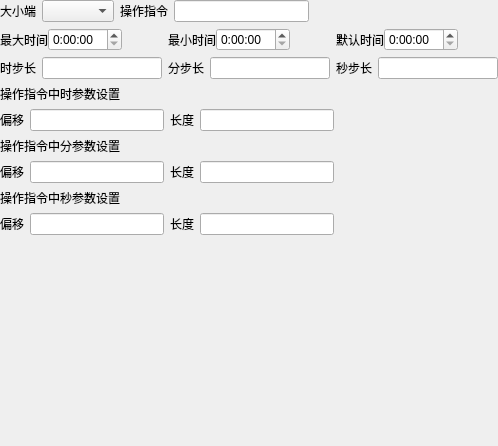
          <widget class="QWidget" name="varTimepage">
           <layout class="QGridLayout" name="gridLayout_4">
            <property name="leftMargin">
             <number>0</number>
            </property>
            <property name="topMargin">
             <number>0</number>
            </property>
            <property name="rightMargin">
             <number>0</number>
            </property>
            <property name="bottomMargin">
             <number>0</number>
            </property>
            <item row="0" column="0">
             <layout class="QHBoxLayout" name="horizontalLayout_140">
              <item>
               <layout class="QHBoxLayout" name="horizontalLayout_110">
                <item>
                 <widget class="QLabel" name="label_134">
                  <property name="enabled">
                   <bool>true</bool>
                  </property>
                  <property name="text">
                   <string>大小端</string>
                  </property>
                 </widget>
                </item>
                <item>
                 <widget class="QComboBox" name="timeEndian"/>
                </item>
               </layout>
              </item>
              <item>
               <layout class="QHBoxLayout" name="horizontalLayout_98">
                <item>
                 <widget class="QLabel" name="label_122">
                  <property name="enabled">
                   <bool>true</bool>
                  </property>
                  <property name="text">
                   <string>操作指令</string>
                  </property>
                 </widget>
                </item>
                <item>
                 <widget class="QLineEdit" name="timeOrder"/>
                </item>
               </layout>
              </item>
              <item>
               <spacer name="horizontalSpacer_40">
                <property name="orientation">
                 <enum>Qt::Horizontal</enum>
                </property>
                <property name="sizeHint" stdset="0">
                 <size>
                  <width>40</width>
                  <height>20</height>
                 </size>
                </property>
               </spacer>
              </item>
             </layout>
            </item>
            <item row="1" column="0">
             <layout class="QHBoxLayout" name="horizontalLayout_127" stretch="0,0,0">
              <property name="spacing">
               <number>6</number>
              </property>
              <item>
               <layout class="QHBoxLayout" name="horizontalLayout_48">
                <property name="spacing">
                 <number>0</number>
                </property>
                <item>
                 <widget class="QLabel" name="label_32">
                  <property name="enabled">
                   <bool>true</bool>
                  </property>
                  <property name="text">
                   <string>最大时间</string>
                  </property>
                 </widget>
                </item>
                <item>
                 <widget class="QTimeEdit" name="timeMaxEdit">
                  <property name="displayFormat">
                   <string>H:mm:ss</string>
                  </property>
                 </widget>
                </item>
                <item>
                 <spacer name="horizontalSpacer_10">
                  <property name="orientation">
                   <enum>Qt::Horizontal</enum>
                  </property>
                  <property name="sizeHint" stdset="0">
                   <size>
                    <width>40</width>
                    <height>20</height>
                   </size>
                  </property>
                 </spacer>
                </item>
               </layout>
              </item>
              <item>
               <layout class="QHBoxLayout" name="horizontalLayout_49">
                <property name="spacing">
                 <number>0</number>
                </property>
                <item>
                 <widget class="QLabel" name="label_33">
                  <property name="enabled">
                   <bool>true</bool>
                  </property>
                  <property name="text">
                   <string>最小时间</string>
                  </property>
                 </widget>
                </item>
                <item>
                 <widget class="QTimeEdit" name="timeMinEdit">
                  <property name="displayFormat">
                   <string>H:mm:ss</string>
                  </property>
                 </widget>
                </item>
                <item>
                 <spacer name="horizontalSpacer_37">
                  <property name="orientation">
                   <enum>Qt::Horizontal</enum>
                  </property>
                  <property name="sizeHint" stdset="0">
                   <size>
                    <width>40</width>
                    <height>20</height>
                   </size>
                  </property>
                 </spacer>
                </item>
               </layout>
              </item>
              <item>
               <layout class="QHBoxLayout" name="horizontalLayout_50">
                <property name="spacing">
                 <number>0</number>
                </property>
                <item>
                 <widget class="QLabel" name="label_34">
                  <property name="enabled">
                   <bool>true</bool>
                  </property>
                  <property name="text">
                   <string>默认时间</string>
                  </property>
                 </widget>
                </item>
                <item>
                 <widget class="QTimeEdit" name="timeEdit">
                  <property name="displayFormat">
                   <string>H:mm:ss</string>
                  </property>
                 </widget>
                </item>
                <item>
                 <spacer name="horizontalSpacer_38">
                  <property name="orientation">
                   <enum>Qt::Horizontal</enum>
                  </property>
                  <property name="sizeHint" stdset="0">
                   <size>
                    <width>40</width>
                    <height>20</height>
                   </size>
                  </property>
                 </spacer>
                </item>
               </layout>
              </item>
             </layout>
            </item>
            <item row="2" column="0">
             <layout class="QHBoxLayout" name="horizontalLayout_52">
              <item>
               <layout class="QHBoxLayout" name="horizontalLayout_12">
                <item>
                 <widget class="QLabel" name="label_35">
                  <property name="enabled">
                   <bool>true</bool>
                  </property>
                  <property name="text">
                   <string>时步长</string>
                  </property>
                 </widget>
                </item>
                <item>
                 <widget class="QLineEdit" name="timeHStepLineedit"/>
                </item>
               </layout>
              </item>
              <item>
               <layout class="QHBoxLayout" name="horizontalLayout_13">
                <item>
                 <widget class="QLabel" name="label_36">
                  <property name="enabled">
                   <bool>true</bool>
                  </property>
                  <property name="text">
                   <string>分步长</string>
                  </property>
                 </widget>
                </item>
                <item>
                 <widget class="QLineEdit" name="timeMStepLineedit"/>
                </item>
               </layout>
              </item>
              <item>
               <layout class="QHBoxLayout" name="horizontalLayout_11">
                <item>
                 <widget class="QLabel" name="label_38">
                  <property name="enabled">
                   <bool>true</bool>
                  </property>
                  <property name="text">
                   <string>秒步长</string>
                  </property>
                 </widget>
                </item>
                <item>
                 <widget class="QLineEdit" name="timeSStepLineedit"/>
                </item>
               </layout>
              </item>
             </layout>
            </item>
            <item row="3" column="0">
             <layout class="QVBoxLayout" name="verticalLayout_8">
              <item>
               <widget class="QLabel" name="label_123">
                <property name="enabled">
                 <bool>true</bool>
                </property>
                <property name="text">
                 <string>操作指令中时参数设置</string>
                </property>
               </widget>
              </item>
              <item>
               <layout class="QHBoxLayout" name="horizontalLayout_99">
                <item>
                 <layout class="QHBoxLayout" name="horizontalLayout_100">
                  <item>
                   <widget class="QLabel" name="label_124">
                    <property name="enabled">
                     <bool>true</bool>
                    </property>
                    <property name="text">
                     <string>偏移</string>
                    </property>
                   </widget>
                  </item>
                  <item>
                   <widget class="QLineEdit" name="timeHourOffset"/>
                  </item>
                 </layout>
                </item>
                <item>
                 <layout class="QHBoxLayout" name="horizontalLayout_101">
                  <item>
                   <widget class="QLabel" name="label_125">
                    <property name="enabled">
                     <bool>true</bool>
                    </property>
                    <property name="text">
                     <string>长度</string>
                    </property>
                   </widget>
                  </item>
                  <item>
                   <widget class="QLineEdit" name="timeHourLen"/>
                  </item>
                 </layout>
                </item>
                <item>
                 <spacer name="horizontalSpacer_45">
                  <property name="orientation">
                   <enum>Qt::Horizontal</enum>
                  </property>
                  <property name="sizeHint" stdset="0">
                   <size>
                    <width>40</width>
                    <height>20</height>
                   </size>
                  </property>
                 </spacer>
                </item>
               </layout>
              </item>
             </layout>
            </item>
            <item row="4" column="0">
             <layout class="QVBoxLayout" name="verticalLayout_9">
              <item>
               <widget class="QLabel" name="label_127">
                <property name="enabled">
                 <bool>true</bool>
                </property>
                <property name="text">
                 <string>操作指令中分参数设置</string>
                </property>
               </widget>
              </item>
              <item>
               <layout class="QHBoxLayout" name="horizontalLayout_103">
                <item>
                 <layout class="QHBoxLayout" name="horizontalLayout_104">
                  <item>
                   <widget class="QLabel" name="label_128">
                    <property name="enabled">
                     <bool>true</bool>
                    </property>
                    <property name="text">
                     <string>偏移</string>
                    </property>
                   </widget>
                  </item>
                  <item>
                   <widget class="QLineEdit" name="timeMinOffset"/>
                  </item>
                 </layout>
                </item>
                <item>
                 <layout class="QHBoxLayout" name="horizontalLayout_105">
                  <item>
                   <widget class="QLabel" name="label_129">
                    <property name="enabled">
                     <bool>true</bool>
                    </property>
                    <property name="text">
                     <string>长度</string>
                    </property>
                   </widget>
                  </item>
                  <item>
                   <widget class="QLineEdit" name="timeMinLen"/>
                  </item>
                 </layout>
                </item>
                <item>
                 <spacer name="horizontalSpacer_49">
                  <property name="orientation">
                   <enum>Qt::Horizontal</enum>
                  </property>
                  <property name="sizeHint" stdset="0">
                   <size>
                    <width>40</width>
                    <height>20</height>
                   </size>
                  </property>
                 </spacer>
                </item>
               </layout>
              </item>
             </layout>
            </item>
            <item row="5" column="0">
             <layout class="QVBoxLayout" name="verticalLayout_12">
              <item>
               <widget class="QLabel" name="label_131">
                <property name="enabled">
                 <bool>true</bool>
                </property>
                <property name="text">
                 <string>操作指令中秒参数设置</string>
                </property>
               </widget>
              </item>
              <item>
               <layout class="QHBoxLayout" name="horizontalLayout_107">
                <item>
                 <layout class="QHBoxLayout" name="horizontalLayout_108">
                  <item>
                   <widget class="QLabel" name="label_132">
                    <property name="enabled">
                     <bool>true</bool>
                    </property>
                    <property name="text">
                     <string>偏移</string>
                    </property>
                   </widget>
                  </item>
                  <item>
                   <widget class="QLineEdit" name="timeSecOffset"/>
                  </item>
                 </layout>
                </item>
                <item>
                 <layout class="QHBoxLayout" name="horizontalLayout_109">
                  <item>
                   <widget class="QLabel" name="label_133">
                    <property name="enabled">
                     <bool>true</bool>
                    </property>
                    <property name="text">
                     <string>长度</string>
                    </property>
                   </widget>
                  </item>
                  <item>
                   <widget class="QLineEdit" name="timeSecLen"/>
                  </item>
                 </layout>
                </item>
                <item>
                 <spacer name="horizontalSpacer_50">
                  <property name="orientation">
                   <enum>Qt::Horizontal</enum>
                  </property>
                  <property name="sizeHint" stdset="0">
                   <size>
                    <width>40</width>
                    <height>20</height>
                   </size>
                  </property>
                 </spacer>
                </item>
               </layout>
              </item>
             </layout>
            </item>
            <item row="6" column="0">
             <spacer name="verticalSpacer_2">
              <property name="orientation">
               <enum>Qt::Vertical</enum>
              </property>
              <property name="sizeHint" stdset="0">
               <size>
                <width>20</width>
                <height>211</height>
               </size>
              </property>
             </spacer>
            </item>
           </layout>
          </widget>
